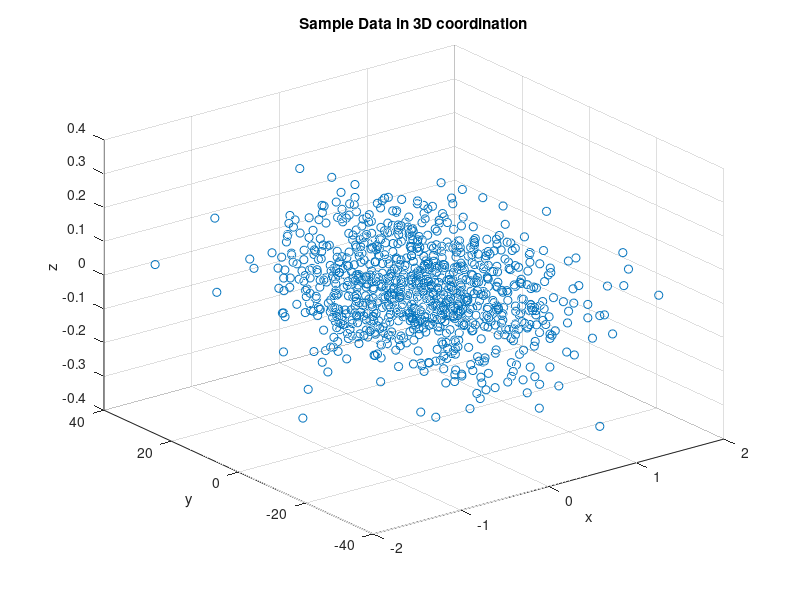
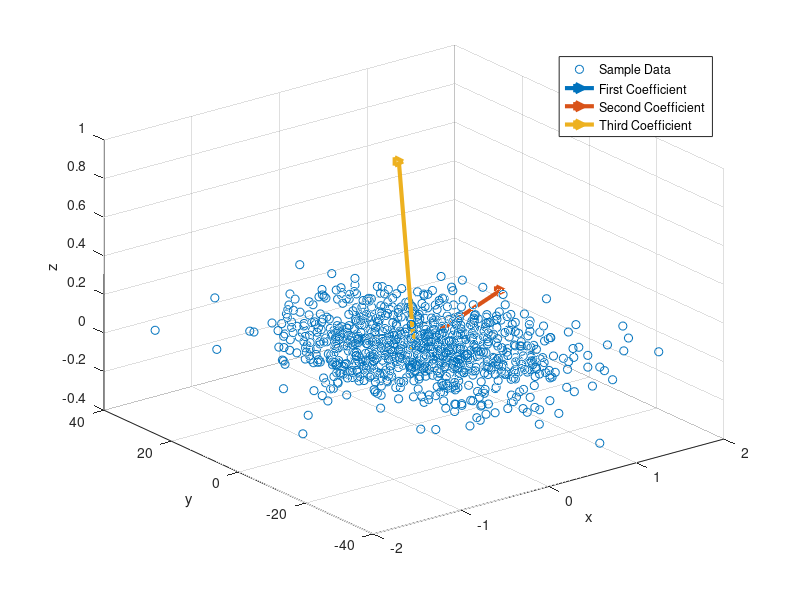
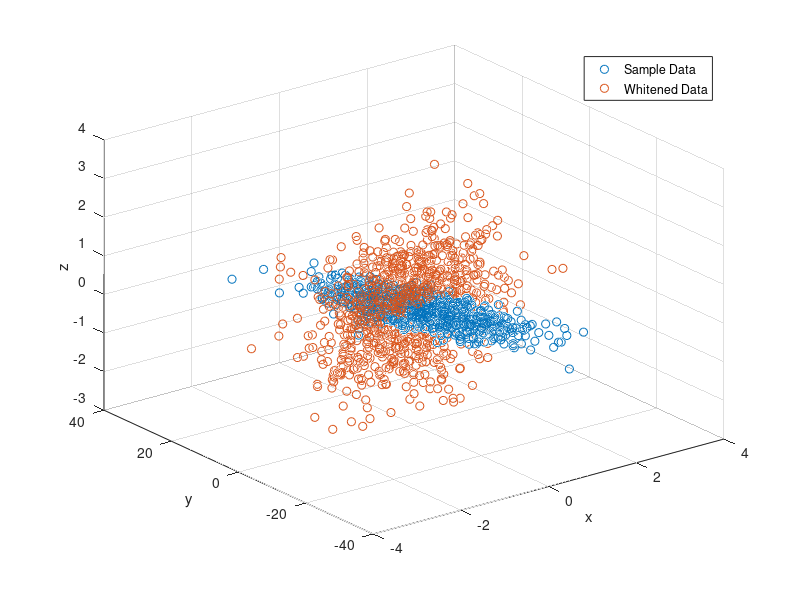

MATLAB code to generate these figures, in order: (Note: this script raises an error after producing the figures.)
% Loading Sample Data
clc
clear
close all

data = load('datas/SampleData.mat');

scatter3(data.X(1,:), data.X(2,:), data.X(3,:))
title('Sample Data in 3D coordination')
xlabel('x')
ylabel('y')
zlabel('z')
%% Determining PCA comonents of the data
clc
close all
covMat = cov(data.X');
[eigVectors, eigValues] = eig(covMat);
[~,I] = sort(eigValues,'descend');
I = flip(I(1,:));
coeff = eigVectors(:,I);

figure
scatter3(data.X(1,:), data.X(2,:), data.X(3,:))
hold on
plot3([0,coeff(1,1)], [0,coeff(2,1)], [0,coeff(3,1)],'->', 'LineWidth',3)
plot3([0,coeff(1,2)], [0,coeff(2,2)], [0,coeff(3,2)],'->', 'LineWidth',3)
plot3([0,coeff(1,3)], [0,coeff(2,3)], [0,coeff(3,3)],'->', 'LineWidth',3)
legend('Sample Data', 'First Coefficient', 'Second Coefficient', 'Third Coefficient')
xlabel('x')
ylabel('y')
zlabel('z')
%% Whitening data using PCA
clc
close all
X = data.X;
[eigVectors, eigValues] = eig(cov(X'));
[~,indx] = sort(diag(eigValues), 'descend');
eigValues = flip(eigValues(:,indx));
eigVectors = eigVectors(:,indx);

B = sqrt(inv(eigValues));
A = eigVectors';
data_white = B*A*X;

figure
scatter3(X(1,:), X(2,:), X(3,:))
hold on
scatter3(data_white(1,:), data_white(2,:), data_white(3,:))
legend('Sample Data', 'Whitened Data')

xlabel('x')
ylabel('y')
zlabel('z')
%% Loading Sample EEG data
clc
close all
data = load("datas/EEGSampleData.mat");
load('datas/Electrodes')

figure
X = data.X_org;
plotEEG(X, Electrodes)
title('Original Signal')

% Adding noise to the data
Noise = data.X_noise_1;
X = data.X_org;
Ps = sum(X.^2,'all');
Pn = sum(Noise.^2,'all');
SNR = -10;
sigma = sqrt(Ps/Pn * 10^(-SNR/10));
X_noisy = X + sigma*Noise;

figure
plotEEG(X_noisy, Electrodes)
title("Noisy Signal")
%% Calculating PCA components of the signal
[coeff_pca, scores_pca, K_pca] = pca(X_noisy');
figure
plotEEG(scores_pca', Electrodes)
title("Components of PCA")
%% Denoising signal by PCA
coeff_pca_main = coeff_pca;
X_den_pca = coeff_pca_main'*X_noisy;

figure
plotEEG(X_den_pca, Electrodes)
title("Denoised signal using PCA")